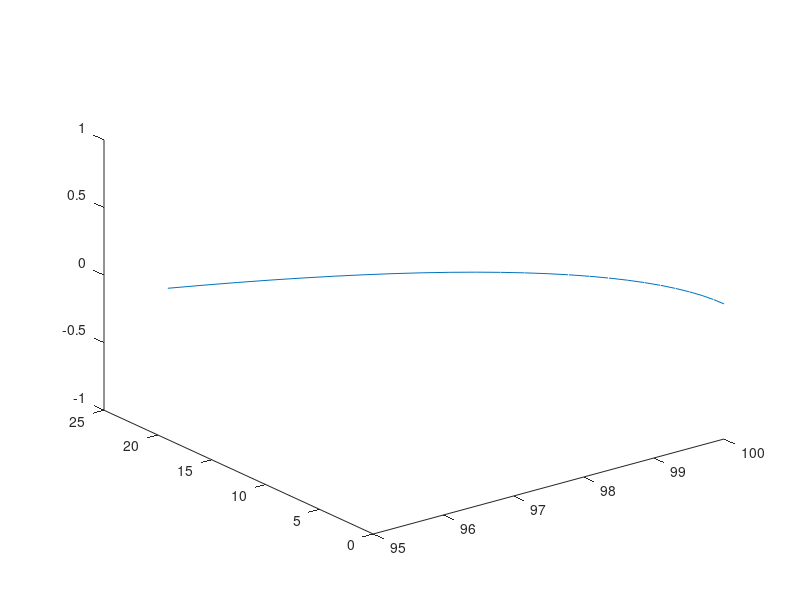

The MATLAB source for this figure:
clear;
clc;

%% Call Functions here

%[G,x,y,z,s,vx,vy,vz] = bankedTurn(0,0,0,5,6,7,14);

%% Example for how to get position vectors out of banked turn
theta = 25;
r = 50;
deg = linspace(0,theta,25);
xinit  = 0;
yinit = 0;
zinit = 0;
xb =0;
yb=0;
zb = 0;

% we know that the position can be modeled with (x-r)^2+y^2=r^2 (r,0) or
% x^2+(y-r)=r^2 (0,r) depending on which way we want the turn to bank, we can
% make radius negative to complete all options

%case for x bank

%this process would also work well for a loop
center = [(xinit+r) yinit];
for i = 1:length(deg)
    zb(i) = zinit;
    xb(i) = center(1)+r*cosd(deg(i));
    yb(i) = center(2)+r*sind(deg(i));

end

%% Plotting 
% no need to attatch position vectors, they don't need to be plotted with
% respect to time. 


figure (1)

plot3(xb,yb,zb);

%% Plot total Gs

